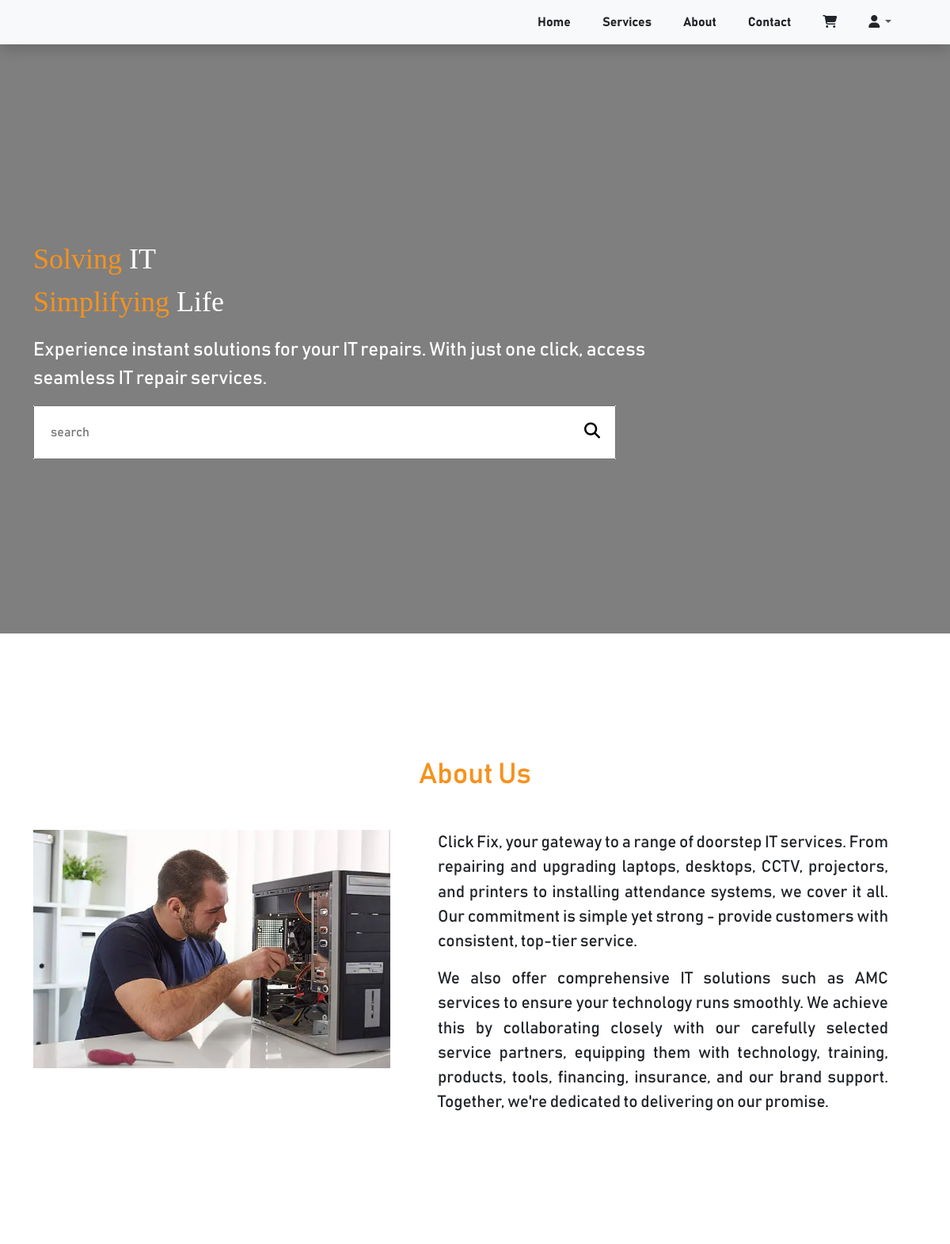
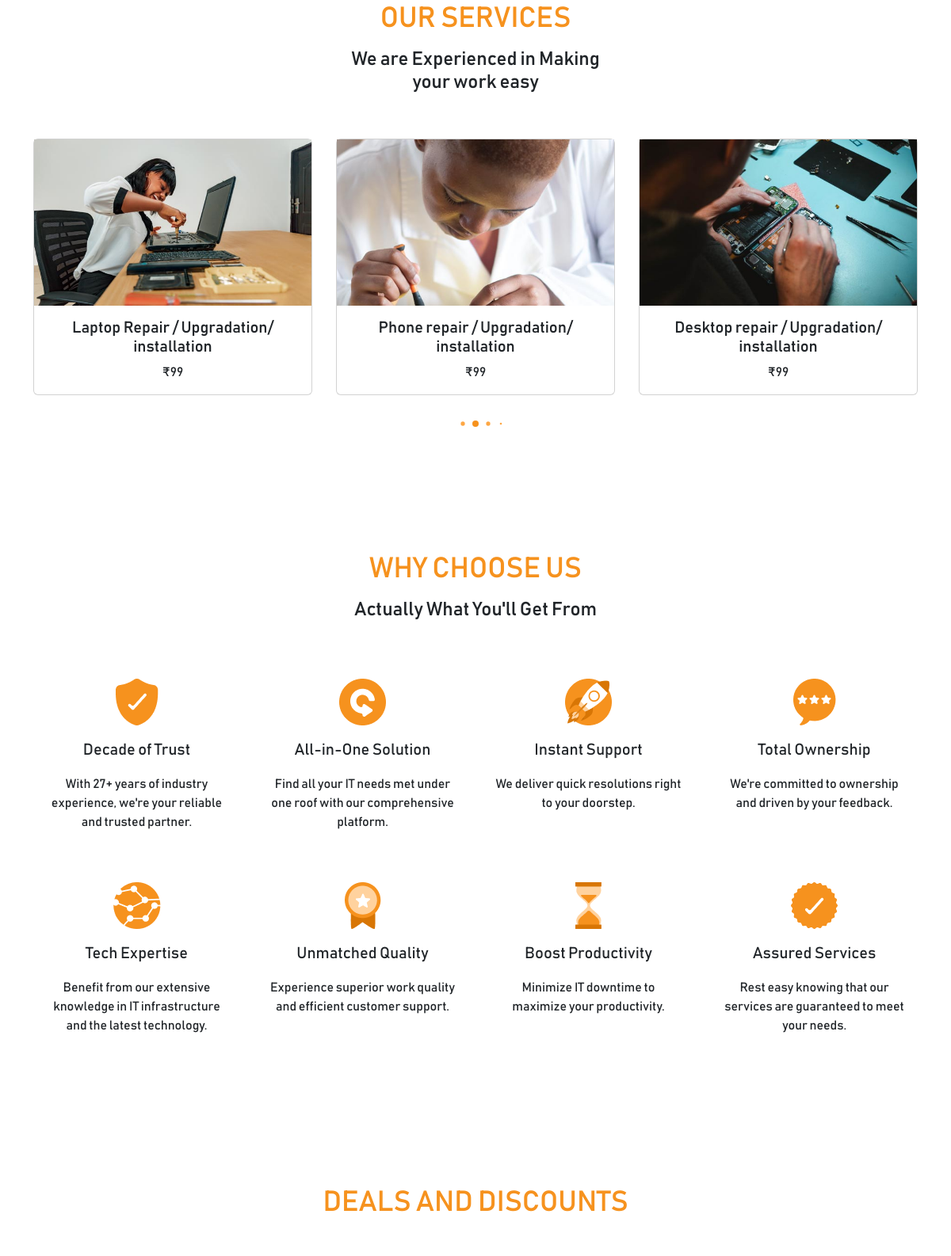
The page / (upper part) on the database its author committed (2 pictures, top to bottom).
### clickfix/models.py (models this page shows, shortened)
class Services(models.Model):
    class Meta:
        verbose_name_plural = 'Services'
    name = models.CharField(max_length=255)
    slug = models.SlugField(unique=True, blank=True)
    price = models.CharField(max_length=10)
    card_image = models.ImageField(upload_to='service_cards')
    created_at = models.DateTimeField(auto_now_add=True)
    updated_at = models.DateTimeField(auto_now=True)

### clickfix/views.py (the view)
# urls.py: path('', views.home, name='home'),
def home(request):
    services = Services.objects.all()
    testimonials = Testimonials.objects.all()
    cart = get_cart(request)
    deals = deals_and_discount.objects.all()
    data = {
        'services': services,
        'testimonials': testimonials,
        'cart': cart,
        'deals_and_discount': deals,
    }
    return render(request, 'home.html', data)

### clickfix/views.py (called while the page is built)
def get_cart(request):
    try:
        if request.user.is_authenticated:
            cart = Cart.objects.get(user=request.user)
        else:
            cart = Cart.objects.get(session_id=request.session['nonuser'])
    except:
        cart = None
    return cart

### templates/home.html (shortened to what this page needs)
{% extends 'base.html' %}
{% load static %}
{% block content %}
    <section id="hero">
        <video class="home_banner_video" src="{% static 'video/home_banner_video.mp4' %}" autoplay loop playsinline muted></video>
        <div class="overlay">
            {% include 'includes/navbar.html' %}
            <div class="home_banner_content d-flex justify-content-center align-items-center">
                <div class="container d-flex flex-column">
                    <p class="home_banner_heading headings"> <span style="color: #F6921e;" >Solving </span> IT <br>  <span style="color: #F6921e;">Simplifying</span> Life </p>
                    <p class="home_banner_subheading">Experience instant solutions for your IT repairs. With just one click, access seamless IT repair services.</p>
                    <div class="row">
                        <div class="col-md-8 col-12">
                            <form action="{% url 'clickfix:search' %}" method="get" class="w-100">
                                <div class="form-group fg--search">
                                    <input type="text" class="input" placeholder="search" name="query">
                                    <button type="submit"><i class="fa fa-search"></i></button>
                                </div>
                            </form>
                        </div>
                    </div>
                </div>
            </div>
        </div>
    </section>
    <section id="about" style="margin: 150px 0px;">
        <div class="container">
            <h3 class="text-center mb-5 home_banner_heading" style="color: #F6921e;">About Us</h3>
            <div class="row">
                <div class="col-md-5 col-12">
                    <img class="img-fluid mb-5 mb-md-0" src="{% static 'img/about.webp' %}" alt="">
                </div>
                <div class="col-md-7 col-12 px-md-5 d-flex flex-column justify-content-center align-items-center">
                    <p class="about_text px-4 px-md-0">Click Fix,  your gateway to a range of doorstep IT services. From repairing and upgrading laptops, desktops, CCTV, projectors, and printers to installing attendance systems, we cover it all. Our commitment is simple yet strong - provide customers with consistent, top-tier service.</p>
                    <p class="about_text px-4 px-md-0">We also offer comprehensive IT solutions such as AMC services to ensure your technology runs smoothly. We achieve this by collaborating closely with our carefully selected service partners, equipping them with technology, training, products, tools, financing, insurance, and our brand support. Together, we're dedicated to delivering on our promise.</p>
                </div>
            </div>
        </div>
    </section>
    <section style="margin: 150px 0px;" id="services">
        <h5 class="text-center mb-3 home_banner_heading" style="color: #F6921e;">OUR SERVICES</h5>
        <h2 class="text-center home_banner_subheading w-100">We are Experienced in Making <br>your work easy</h2>
        <div class="container">
            <div class="swiper mySwiper">
                <div class="swiper-wrapper">
                    {% for service in services %}
                    <a href="{% url 'clickfix:individual_service' service.slug %}" class="swiper-slide py-5 text-decoration-none">
                        <div class="card">
                            <img class="service_image" src="{{ service.card_image.url }}"  alt="...">
                            <div class="card-body">
                                <h5 class="card-title text-center">{{ service.name }}</h5>
                                <p class="card-text text-center">₹{{service.price }}</p>
                            </div>
                        </div>
                    </a>
                    {% endfor %}
                </div>
                <div class="swiper-pagination"></div>
            </div>
        </div>
    </section>
    <section style="margin: 150px 0px;">
        <div class="container">
            <h5 class="text-center mb-3 home_banner_heading" style="color: #F6921E;">WHY CHOOSE US</h5>
            <h2 class="text-center mb-5 home_banner_subheading w-100">Actually What You'll Get From</h2>
            <div class="row">
                <div class="col-md-3 col-6 p-4 text-center">
                    <img class="img-fluid" src="{% static 'img/services/trust.png' %}" alt="">
                    <p class="blockquote mt-3">Decade of Trust</p>
                    <p>With 27+ years of industry experience, we're your reliable and trusted partner.</p>
                </div>
                <div class="col-md-3 col-6 p-4 text-center">
                    <img class="img-fluid" src="{% static 'img/services/all_in_one.png' %}"  alt="">
                    <p class="blockquote mt-3">All-in-One Solution</p>
                    <p>Find all your IT needs met under one roof with our comprehensive platform.</p>
                </div>
                <div class="col-md-3 col-6 p-4 text-center">
                    <img class="img-fluid" src="{% static 'img/services/support.png' %}"  alt="">
                    <p class="blockquote mt-3">Instant Support</p>
                    <p>We deliver quick resolutions right to your doorstep.</p>
                </div>
                <div class="col-md-3 col-6 p-4 text-center">
                    <img class="img-fluid" src="{% static 'img/services/ownership.png' %}"  alt="">
                    <p class="blockquote mt-3">Total Ownership</p>
                    <p>We're committed to ownership and driven by your feedback.</p>
                </div>
            </div>
            <div class="row">
                <div class="col-md-3 col-6 p-4 text-center">
                    <img class="img-fluid" src="{% static 'img/services/tech.png' %}"  alt="">
                    <p class="blockquote mt-3">Tech Expertise</p>
                    <p>Benefit from our extensive knowledge in IT infrastructure and the latest technology.</p>
                </div>
                <div class="col-md-3 col-6 p-4 text-center">
                    <img class="img-fluid" src="{% static 'img/services/quality.png' %}"  alt="">
                    <p class="blockquote mt-3">Unmatched Quality</p>
                    <p>Experience superior work quality and efficient customer support.</p>
                </div>
                <div class="col-md-3 col-6 p-4 text-center">
                    <img class="img-fluid" src="{% static 'img/services/boost.png' %}"  alt="">
                    <p class="blockquote mt-3">Boost Productivity</p>
                    <p>Minimize IT downtime to maximize your productivity.</p>
                </div>
                <div class="col-md-3 col-6 p-4 text-center">
                    <img class="img-fluid" src="{% static 'img/services/assured.png' %}"  alt="">
                    <p class="blockquote mt-3">Assured Services</p>
                    <p>Rest easy knowing that our services are guaranteed to meet your needs.</p>
                </div>
            </div>
        </div>
    </section>
    <section class="" id="deals_and_discount" style="margin: 150px 0px;">
        <h2 class="text-center mb-5 home_banner_heading" style="color: #F6921e;">DEALS AND DISCOUNTS</h2>
    </section>
{% endblock %}

### assets/css/custom.css (style rules this page uses)
#hero .home_banner_video { width: 100%; height: 100vh; object-fit: cover; }
#hero .overlay { background-color: rgba(0, 0, 0, 0.5); width: 100%; height: 100vh; position: absolute; top: 0; left: 0; }
#hero .home_banner_content { width: 100%; height: 90vh; margin-top: 80px; color: white; }
.overlay { position: absolute; top: 0; height: inherit; width: inherit; background-color: rgba(0, 0, 0, 0.5); }
#about .about_text { font-size: 1.3rem; text-align: justify; }
.service_image { width: 100%; max-height: 210px; object-fit: cover; }

### templates/base.html (style rules this page uses)
body { box-sizing: border-box; font-family: 'bahnschrift'; }
.headings { font-family: 'metropolis'; }
h1, h2, h3, h4, h5, h6, p, a { font-family: 'bahnschrift'; }

### templates/home.html (style rules this page uses)
.about_text { font-size: 1.3rem; text-align: justify; }
.service_image { width: 100%; max-height: 210px; object-fit: cover; }
.fg--search { background: white; position: relative; width: 100%; }
.fg--search input { width: 100%; padding: 20px 60px 20px 20px; display: block; }
.fg--search button { background: transparent; border: none; cursor: pointer; display: inline-block; font-size: 20px; position: absolute; top: 0; right: 0; padding: 18px 20px; z-index: 2; }

### rows shown on the page
Services: card_image (picture), name "Laptop Repair / Upgradation/ installation", price "99"
Services: card_image (picture), name "Phone repair / Upgradation/ installation", price "99"
Services: card_image (picture), name "Desktop repair / Upgradation/ installation", price "99"
